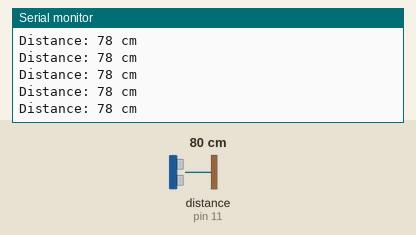
A sketch run on a simulated Arduino Uno, built with avr-gcc and run on an emulated ATmega328P. On the bench: the last lines printed to the serial monitor. Wiring (inferred from the names in the program): ultrasonic range finder: trigger pin 12; echo pin 11. Inputs (shaded band) come from the test bench; at power-on: distance to the obstacle (sensor on pin 11) 80 cm. The echo pulse lasts 58.3 µs per cm.

Above: at 1.2 s.
1.3 s: distance to the obstacle (sensor on pin 11) set to 2 cm
At 1.8 s:
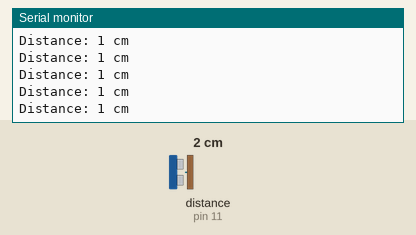
4.3 s: distance to the obstacle (sensor on pin 11) set to 120 cm
At 4.9 s:
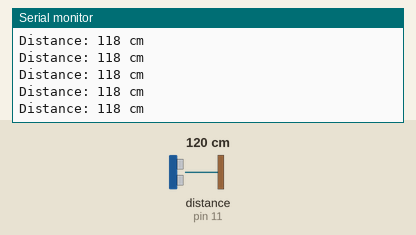
7.3 s: distance to the obstacle (sensor on pin 11) set to 4 cm
At 8.3 s:
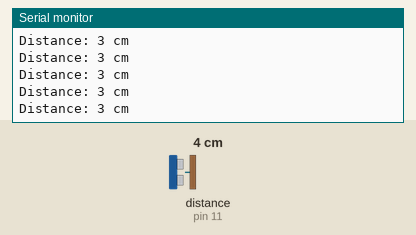
10.3 s: distance to the obstacle (sensor on pin 11) set to 250 cm
At 11.1 s:
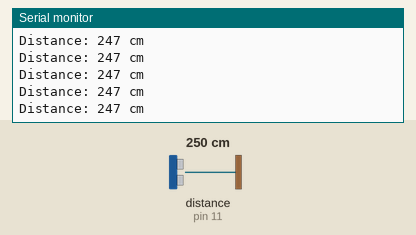
13.3 s: distance to the obstacle (sensor on pin 11) set to 9 cm
At 14.3 s:
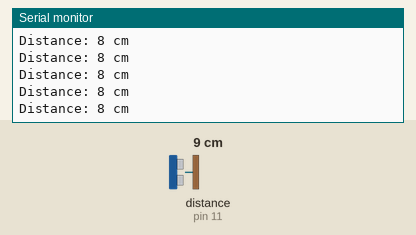
16.3 s: distance to the obstacle (sensor on pin 11) set to 18 cm
At 17.2 s:
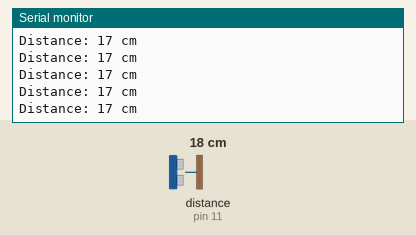
Timing chart, 0 to 19.3 s (numbered marks = the images above; inputs shaded):
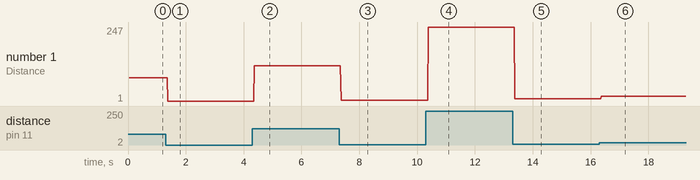

Measured:
- after the input at 1.3 s, the serial monitor: prints a new line after 0.08 s (image 1)
- after the input at 4.3 s, the serial monitor: prints a new line after 0.07 s (image 2)
- after the input at 7.3 s, the serial monitor: prints a new line after 0.07 s (image 3)
- after the input at 10.3 s, the serial monitor: prints a new line after 0.08 s (image 4)
- after the input at 13.3 s, the serial monitor: prints a new line after 0.07 s (image 5)
- after the input at 16.3 s, the serial monitor: prints a new line after 0.07 s (image 6)
- plotted number 1: 78 → 1 after the input at 1.3 s, 1 → 118 after the input at 4.3 s, 118 → 3 after the input at 7.3 s, 3 → 247 after the input at 10.3 s, 247 → 8 after the input at 13.3 s

The sketch:

UltrSncSnsrMdl_HC-SR04.ino
```cpp
// ELEGOO UNO R3: Ultrasoninc Sensor HC-SR04 Module

#include <HCSR04.h>

// Attaching pin D12 to the pin labeled "Trig" and pin D~11 to the pin labeled "Echo," of HC-SR04

#define pin_Trig 12
#define pin_Echo 11

// defines variables
long duration; // Time-duration of sound wave traveling
int distance; // Measurement for distance(s)

void setup()
{
  pinMode(pin_Trig, OUTPUT); // pin_Trig is set as an OUTPUT
  pinMode(pin_Echo, INPUT); // pin_Echo is set as an INPUT

  Serial.begin(9600); // // Serial Communication => starting with a standard of 9600 bps or symbols/s (baud rate)
  Serial.println("Ultrasonic Sensor HC-SR04 Test w/ ELEGOO UNO R3"); // Printing some text out for the Serial monitor
}

void loop()
{
  digitalWrite(pin_Trig, LOW); // Clears the pin_Trig condition
  delayMicroseconds(2);

  digitalWrite(pin_Trig, HIGH); // pin_Trig is set to be ON for 10 μs
  delayMicroseconds(10);

  digitalWrite(pin_Trig, LOW);

  duration = pulseIn(pin_Echo, HIGH); // pin_Echo is read in, and this returns the time-duration of sound wave traveling

  distance = ((duration) / (1/0.034)) / 2; // Computing distance by accounting for sound to travel through the air and bouncing back to the module-
  //and the speed of sound waves is a factor of this formula which is assumed to be at room temperature and in the units cm/μs

  // Displaying distance on the Serial Monitor
  Serial.print("Distance: ");
  Serial.print(distance);
  Serial.println(" cm");
}
```
